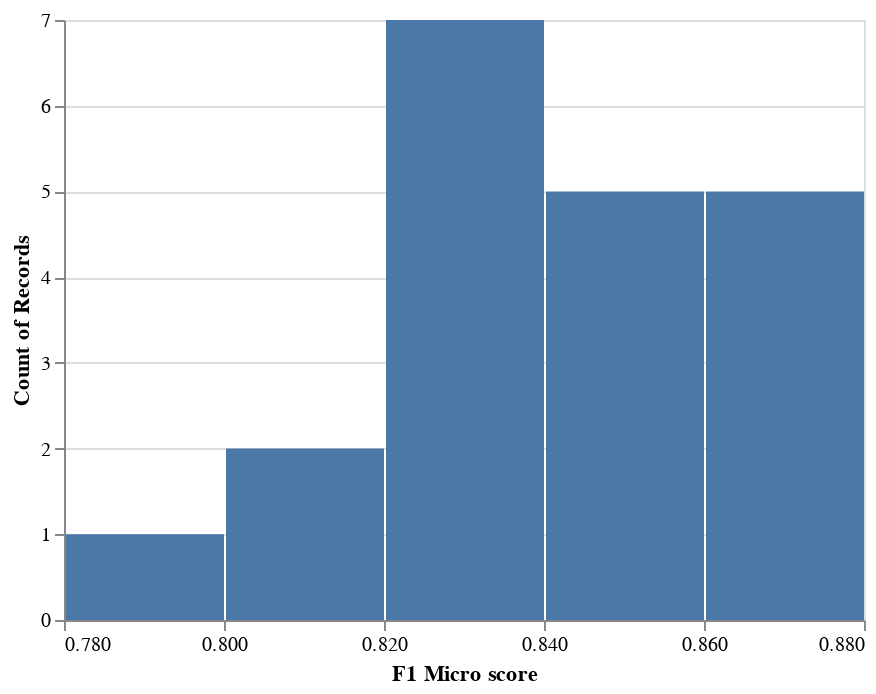

This figure's notebook cell:
### Code cell
plot_sml = pd.DataFrame(scores_sml)
alt.Chart(plot_sml).mark_bar().encode(
   x= alt.X('test_f1_micro', axis=alt.Axis(title='F1 Micro score'), bin=alt.Bin(maxbins=6)),
   y= alt.Y('count()'),
)

### Figure 1 — Vega-Lite specification as saved in the notebook (floating-point values rounded to 4 significant figures)
{"config": {"view": {"continuousWidth": 400, "continuousHeight": 300}}, "data": {"name": "data-73b07da86977eba4a34a37bde2b4e639"}, "mark": "bar", "encoding": {"x": {"type": "quantitative", "axis": {"title": "F1 Micro score"}, "bin": {"maxbins": 6}, "field": "test_f1_micro"}, "y": {"type": "quantitative", "aggregate": "count"}}, "$schema": "https://vega.github.io/schema/vega-lite/v4.8.1.json", "datasets": {"data-73b07da86977eba4a34a37bde2b4e639": [{"fit_time": 214.3, "score_time": 0.3464, "test_f1_micro": 0.8192, "train_f1_micro": 0.9994}, {"fit_time": 209.6, "score_time": 0.4288, "test_f1_micro": 0.8654, "train_f1_micro": 1.0}, {"fit_time": 214.3, "score_time": 0.3531, "test_f1_micro": 0.8654, "train_f1_micro": 0.9996}, {"fit_time": 211.1, "score_time": 0.3854, "test_f1_micro": 0.8577, "train_f1_micro": 1.0}, {"fit_time": 203.1, "score_time": 0.3579, "test_f1_micro": 0.8308, "train_f1_micro": 0.9994}, {"fit_time": 207.0, "score_time": 0.3692, "test_f1_micro": 0.8654, "train_f1_micro": 0.9998}, {"fit_time": 204.7, "score_time": 0.3342, "test_f1_micro": 0.8308, "train_f1_micro": 0.9994}, {"fit_time": 204.4, "score_time": 0.3373, "test_f1_micro": 0.8231, "train_f1_micro": 1.0}, {"fit_time": 206.6, "score_time": 0.4959, "test_f1_micro": 0.8423, "train_f1_micro": 1.0}, {"fit_time": 204.3, "score_time": 0.3504, "test_f1_micro": 0.8423, "train_f1_micro": 0.9998}, {"fit_time": 204.0, "score_time": 0.4023, "test_f1_micro": 0.8, "train_f1_micro": 1.0}, {"fit_time": 205.7, "score_time": 0.3205, "test_f1_micro": 0.7885, "train_f1_micro": 0.9992}, {"fit_time": 207.6, "score_time": 0.7468, "test_f1_micro": 0.8385, "train_f1_micro": 1.0}, {"fit_time": 211.8, "score_time": 0.508, "test_f1_micro": 0.8385, "train_f1_micro": 0.9998}, {"fit_time": 212.4, "score_time": 0.4181, "test_f1_micro": 0.8346, "train_f1_micro": 0.9998}, {"fit_time": 212.5, "score_time": 0.6254, "test_f1_micro": 0.85, "train_f1_micro": 0.9998}, {"fit_time": 199.8, "score_time": 0.42, "test_f1_micro": 0.8654, "train_f1_micro": 0.999}, {"fit_time": 200.8, "score_time": 0.2791, "test_f1_micro": 0.8533, "train_f1_micro": 1.0}, {"fit_time": 197.4, "score_time": 0.32, "test_f1_micro": 0.861, "train_f1_micro": 1.0}, {"fit_time": 199.4, "score_time": 0.2782, "test_f1_micro": 0.834, "train_f1_micro": 0.9998}]}}
